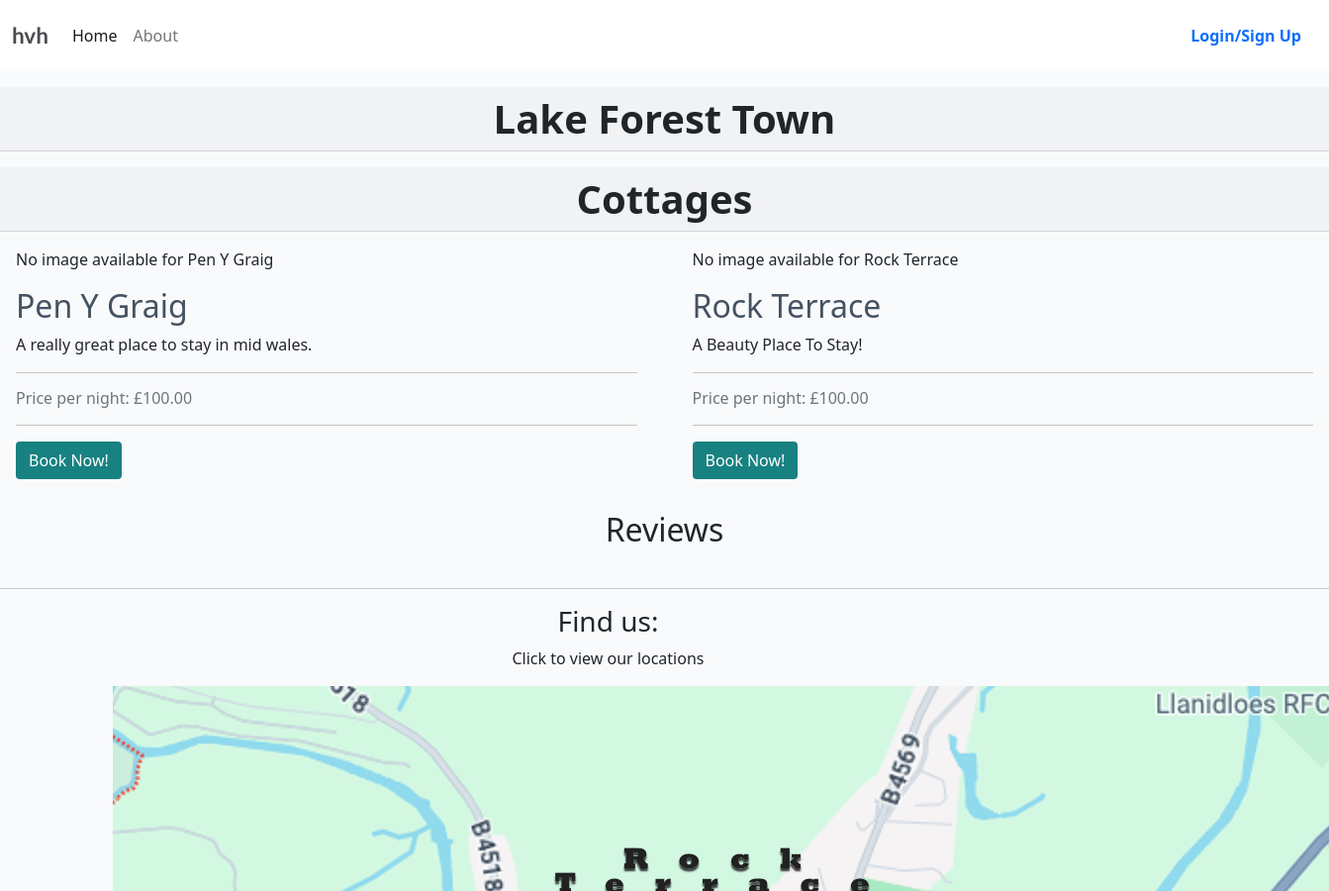
The app's page / (upper part), older data.
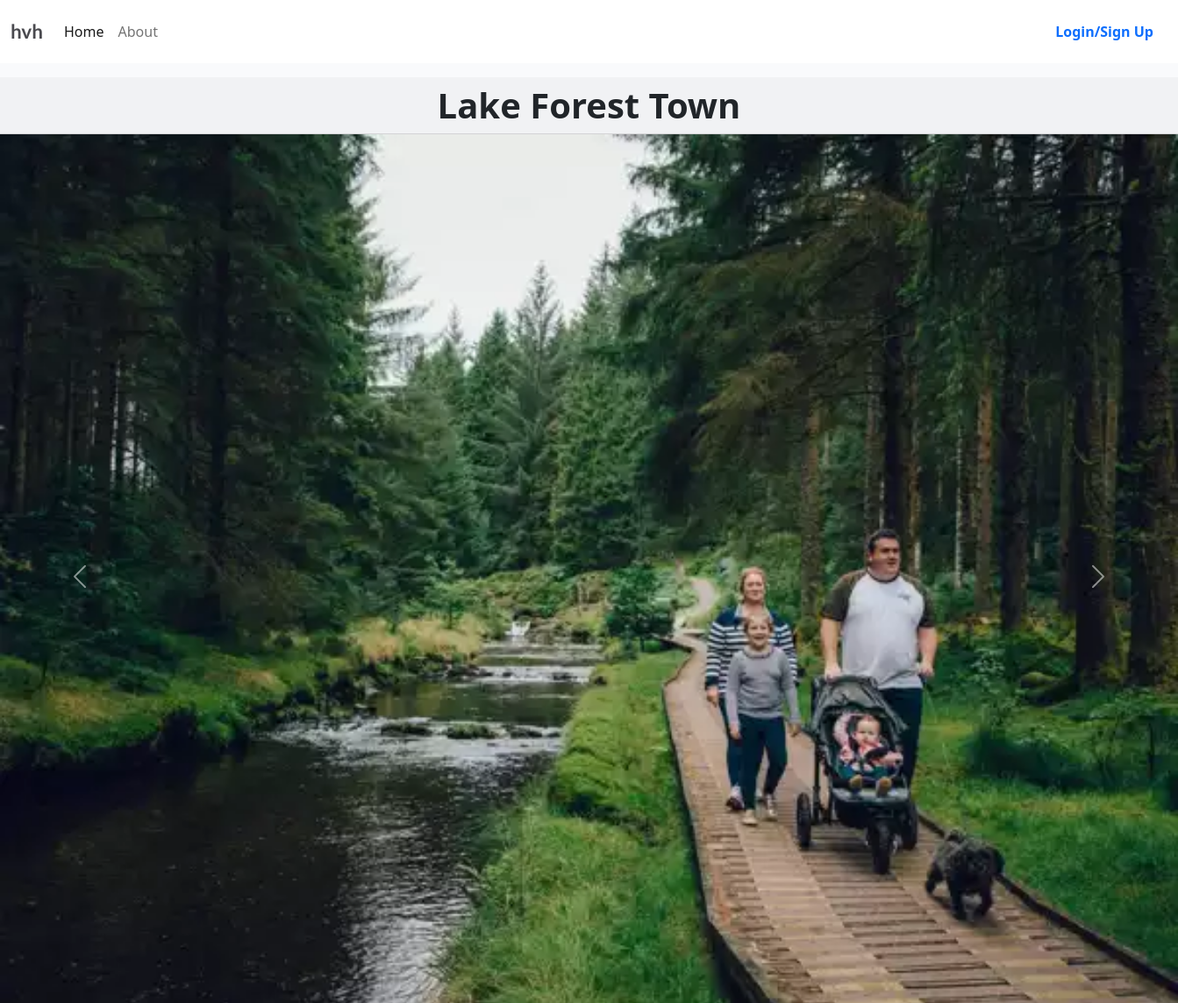
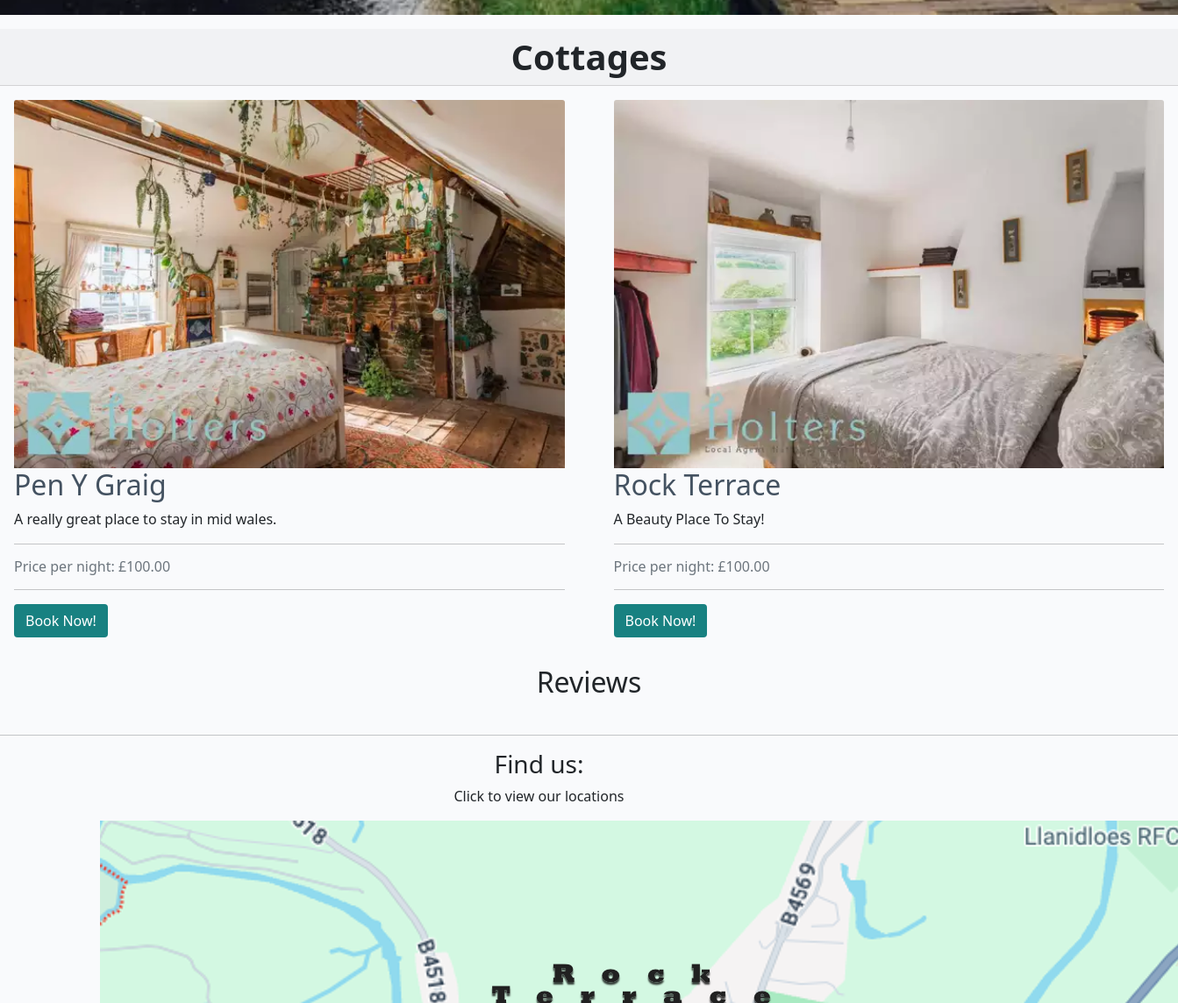
The same page, newer data (2 pictures, top to bottom).
### cottages/models.py (models this page shows, shortened)
class Cottage(models.Model):
    cottage_id = models.CharField(
        primary_key=True,
        max_length=20,
        unique=True,
        blank=False,
        null=False,
    )
    featured_image = models.ImageField(
        upload_to='cottages/featured',
        blank=True,
        null=True,
        default='placeholder'
    )
    description = models.CharField(
        max_length=400,
        blank=True,
        null=True,
        default="Untitled Cottage"
    )
    slug = models.SlugField(max_length=200, blank=True)
    bedrooms = models.IntegerField()
    bathrooms = models.IntegerField()
    max_guests = models.IntegerField()
    price_per_night = models.DecimalField(max_digits=10, decimal_places=2)
    @property
    def pretty_name(self):
        return self.slug.replace('-', ' ').title()

class HeroImage(models.Model):
    image = models.ImageField(upload_to='cottages/hero', blank=True, null=True,
                              default='placeholder')
    caption = models.CharField(max_length=255, blank=True)
    created_at = models.DateTimeField(auto_now_add=True)

### cottages/views.py (the view)
# urls.py: path('', HomePageView.as_view(), name='home'),
class HomePageView(TemplateView):
    template_name = "cottages/index.html"
    def get_context_data(self, **kwargs):
        context = super().get_context_data(**kwargs)
        context["cottage_list"] = Cottage.objects.all()
        context["review_list"] = Review.objects.all()
        review_qs = Review.objects.filter(
            approved=True
        ).order_by(
            '-rating', '-created_at'
        )
        paginator = Paginator(review_qs, 3)
        page = self.request.GET.get("page")
        try:
            page_obj = paginator.page(page)
        except PageNotAnInteger:
            page_obj = paginator.page(1)
        except EmptyPage:
            page_obj = paginator.page(paginator.num_pages)
        context["review_list"] = page_obj.object_list
        context["page_obj"] = page_obj
        context["is_paginated"] = page_obj.has_other_pages()
        context["lake_images"] = HeroImage.objects.filter(image__isnull=False).exclude(image='').order_by('image')
        return context

### cottages/templates/cottages/index.html (shortened to what this page needs)
{% extends "base.html" %}
{% load static %}
{% block content %}
<div class="col-12 mt-3 left">
  <div class="row">
      <h1 class="card-header text-center">
        <strong>Lake Forest Town</strong>
      </h1>
      {% if lake_images %}
      <div id="heroCarousel" class="carousel slide" data-bs-ride="carousel">
        <div class="carousel-inner">
          {% for img in lake_images %}
          <div class="carousel-item {% if forloop.first %}active{% endif %}">
            <img
              src="{{ img.image.url }}"
              class="d-block w-100"
              alt="{{ img.caption }}"
            />
          </div>
          {% endfor %}
        </div>
        <button
          class="carousel-control-prev"
          type="button"
          data-bs-target="#heroCarousel"
          data-bs-slide="prev"
          aria-label="Previous slide"
          title="Previous slide"
        >
          <span class="carousel-control-prev-icon" aria-hidden="true"></span>
        </button>
        <button
          class="carousel-control-next"
          type="button"
          data-bs-target="#heroCarousel"
          data-bs-slide="next"
          aria-label="Next slide"
          title="Next slide"
        >
          <span class="carousel-control-next-icon" aria-hidden="true"></span>
        </button>
      </div>
      {% endif %}
  </div>
</div>
      <div class="col-12 mt-3 left">
        <div class="row">
          <h1 class="card-header text-center">
            <strong>Cottages</strong>
          </h1>
          {% for cottage in cottage_list %}
          <div class="col-md-6">
            <div class="card mb-6">
              <div class="card-body">
                <div class="image-container">
                  {% if cottage.featured_image %}
                    <img class="card-img-top" src="{{ cottage.featured_image.url }}" alt="{{ cottage.cottage_id }}">
                  {% else %}
                    <p>No image available for {{ cottage.pretty_name }}</p>
                  {% endif %}
                </div>
                <a
                  href="{% url 'cottage_detail' cottage.slug %}"
                  class="post-link"
                >
                  <h2 class="card-title">{{ cottage.cottage_id }}</h2>
                </a>
                <p class="card-text">{{ cottage.description }}</p>
                <hr />
                <p class="card-text text-muted h6">
                  Price per night: £{{ cottage.price_per_night }}
                </p>
                <hr />
                <div class="card-text text-muted h6">
                  <a href="{% url 'bookings:reservation_new' %}?cottage={{ cottage.slug }}" class="btn btn-signup">
                    Book Now!
                  </a>
                </div>
              </div>
            </div>
          </div>
          {% if forloop.counter|divisibleby:2 %}
        </div>
          {% endif %}
          {% endfor %}
      </div>
    <div class="row">
      <div class="col-12 mt-3 justify-content-center">
        <div class="row">
          <h2 class="text-center">
            Reviews
          </h2>
        </div>
      </div>
    </div>
  {% endblock %}

### templates/base.html (shortened to what this page needs)
{% load static %}
{% url 'home' as home_url %}
{% url 'about' as about_url %}
{% url 'account_login' as login_url %}
{% url 'account_signup' as signup_url %}
{% url 'account_logout' as logout_url %}
<!DOCTYPE html>
<html class="h-100" lang="en">
<head>
    <link rel="stylesheet" href="https://cdnjs.cloudflare.com/ajax/libs/font-awesome/5.15.3/css/all.min.css">
    <link href="https://cdn.jsdelivr.net/npm/bootstrap@5.0.1/dist/css/bootstrap.min.css" rel="stylesheet"
>
    <link rel="stylesheet" href="{% static 'css/style.css' %}">
    <link rel="stylesheet" href="https://cdn.jsdelivr.net/npm/flatpickr/dist/flatpickr.min.css">
</head>
<body class="d-flex flex-column h-100 main-bg">
    <nav class="navbar navbar-expand-lg navbar-light bg-white">
        <div class="container-fluid">
            <a class="navbar-brand" href="{% url 'home' %}"><span class="brand">hvh</span></a>
            <div class="collapse navbar-collapse" id="navbarText">
                <ul class="navbar-nav me-auto mb-2 mb-lg-0">
                    <li class="nav-item">
                        <a class="nav-link {% if request.path == home_url %}active{% endif %}" aria-current="page"
                            href="{% url 'home' %}">Home</a>
                    </li>
                    <li class="nav-item">
                        <a
                            class="nav-link
                            {% if request.path == about_url %}active{%endif%}"
                            aria-current="page"
                            href="{% url 'about' %}"
                            >About</a
                        >
                    </li>
                </ul>
                <span class="navbar-text text-muted">
                    {% if user.is_authenticated %}
                        <div class="nav-item dropdown">
                            <a class="nav-link dropdown-toggle text-primary" href="#" id="userDropdown" role="button" data-bs-toggle="dropdown" aria-expanded="false">
                                <strong>{{ user.get_username }}</strong>
                            </a>
                            <ul class="dropdown-menu dropdown-menu-end" aria-labelledby="userDropdown">
                                <li><a class="dropdown-item" href="{% url 'home' %}">Profile</a></li>
                                <li><a class="dropdown-item" href="{% url 'account_logout' %}">Logout</a></li>
                            </ul>
                        </div>
                    {% else %}
                        <a class="nav-link {% if request.path == login_url %}active{% endif %}" aria-current="page" href="{% url 'account_login' %}"><strong class="text-primary">Login/Sign Up</strong></a>
                    {% endif %}
                </span>
            </div>
        </div>
    </nav>
    <div aria-live="polite" aria-atomic="true" class="position-fixed top-0 end-0 p-3" style="z-index: 1055;">
    </div>
    <main class="flex-shrink-0 main-bg">
    {% block content %}{% endblock content %}
</main>
<footer class="footer mt-auto py-3 white-bg">
    <hr>
    <div class="container">
      <div class="row">
        <div class="col-md-6 text-center footer-map-container" style="width: 90%; height: 90%; object-fit: cover;">
            <h3 class="text-center">Find us:</h3>
            <p class="text-center">
                Click to view our locations
            </p>
          <img src="{% static 'images/llani_map_detail.png' %}" usemap="#footer-map" alt="Clickable Map" />
        </div>
      </div>
</footer>
</body>
</html>

### static/css/style.css (style rules this page uses)
body { background-color: #F9FAFC; }
.brand { font-family: Lato, sans-serif; font-size: 1.4rem; font-weight: 700; color: #4A4A4F; }
.main-bg { background-color: #F9FAFC; }
.card { border: none; background-color: transparent; }
.image-container { position: relative; }
.post-link { text-decoration: none; color: #445261; }
.btn-signup, .btn-edit { background-color: #188181; color: #fff; }
html { scroll-behavior: smooth; }
.footer-map-container { width: 10px; height: auto; object-fit: cover; }

Row changes from the older to the newer data that the page shows:
added HeroImage: image (picture)
changed Cottage "Pen Y Graig": featured_image: picture added; pretty_name "Pen Y Graig" → (not shown); featured_image empty → "cottages/featured/pen-y-graig-bedroom-2_x600.webp" (drawn)
changed Cottage "Rock Terrace": featured_image: picture added; pretty_name "Rock Terrace" → (not shown); featured_image empty → "cottages/featured/rock-terrace-bedroom_x600_6Ambl9r.webp" (drawn)
